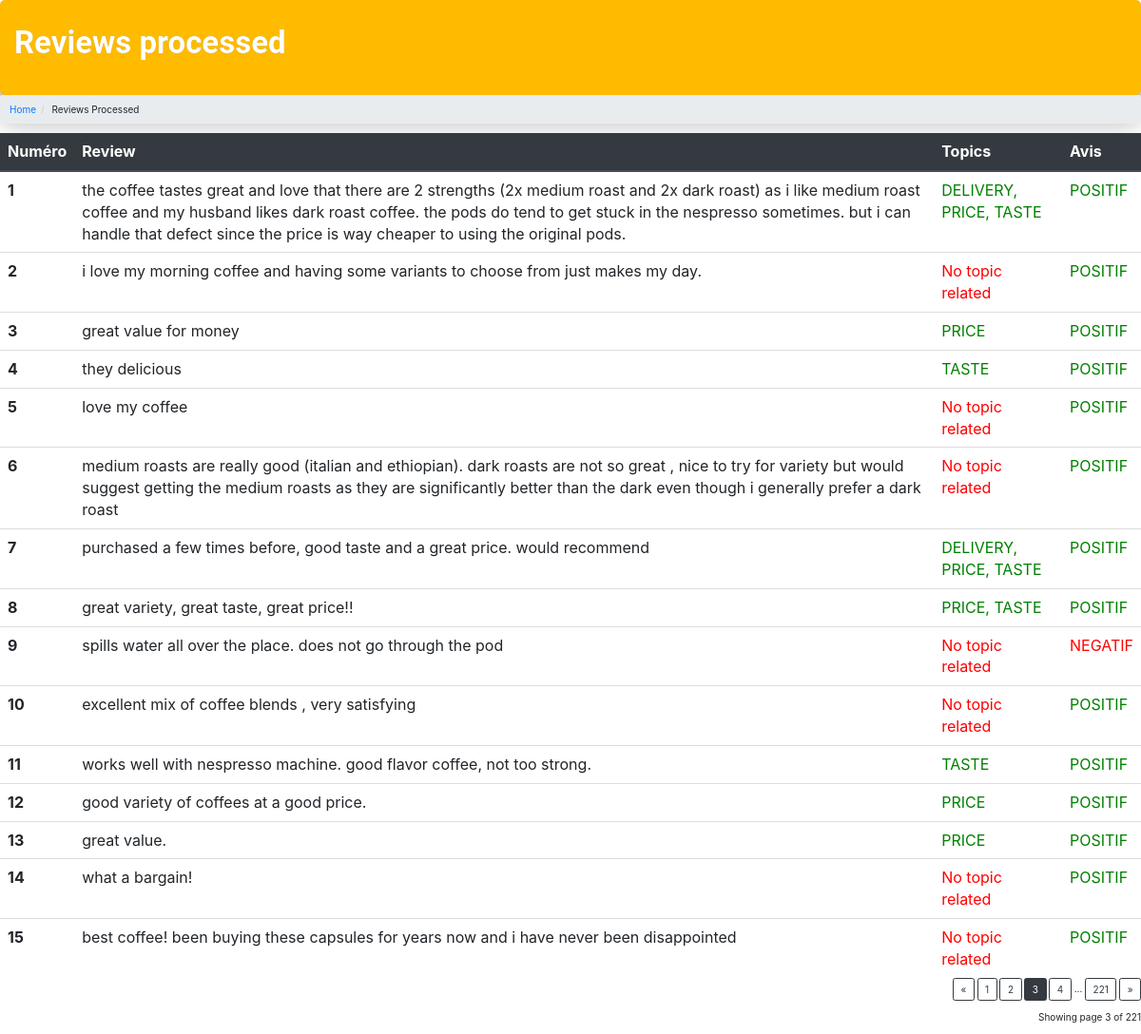
Page /processed_reviews?page=3 on the committed database.
### backend/main.py (models this page shows)
class Reviews(db.Model):
    __tablename__ = 'reviews'
    __table_args__ = {'extend_existing': True}

### backend/main.py (the view)
@app.route('/processed_reviews')
def processed_reviews():
    reviews = Reviews.query.all()
    targets = ['ALLERGENS', 'COMPETITION',
               'DELIVERY', 'PACKAGING', 'PRICE', 'TASTE']
    for review in reviews:
        if review.topic:
            review.topics_str = reduce(
                lambda x, y: x + ', ' + y, [targets[int(topic)-1] for topic in review.topic.split(',')])
        else:
            review.topics_str = "No topic related"
    db.session.flush()
    db.session.commit()
    page = request.args.get('page', 1, type=int)
    processed_reviews = Reviews.query.paginate(
        page=page, per_page=ROWS_PER_PAGE)
    return render_template('processed_reviews.html', processed_reviews=processed_reviews)

### backend/templates/processed_reviews.html (shortened to what this page needs)
<head>
    <link rel="stylesheet" type="text/css" href="{{ url_for('static',filename='stylesheets/style.css')}}">
    <link href="//netdna.bootstrapcdn.com/bootstrap/3.0.0/css/bootstrap.min.css" rel="stylesheet">
    <link rel="stylesheet" href="https://maxcdn.bootstrapcdn.com/bootstrap/3.4.1/css/bootstrap.min.css">
    <link rel="stylesheet" href="https://stackpath.bootstrapcdn.com/bootstrap/4.3.1/css/bootstrap.min.css"
>
</head>
<body>
    <div class=header>
        <div id="head">
            <p>Reviews processed</p>
        </div>
    </div>
    <ul class="breadcrumb">
        <li><a href="http://localhost:4000/">Home</a></li>
        <li>Reviews Processed</li>
    </ul>
    <div class=".table-dark">
        <table class="table table-sm table-borderless mb-0">
            <thead class="thead-dark">
                <tr>
                    <th>Numéro</th>
                    <th>Review</th>
                    <th>Topics</th>
                    <th>Avis</th>
                </tr>
            </thead>
            <tbody>
                {% for review in processed_reviews.items %}
                <tr>
                    <th scope="row">{{ loop.index }}</th>
                    <td>{{ review.review_body}}</td>
                    {%- if review.topics_str == "No topic related" %}
                    {%- set color = "red" %}
                    {%- else %}
                    {%- set color = "green" %}
                    {%- endif %}
                    <td class='{{color}}'>{{ review.topics_str}}</td>
                    {%- if review.score == 1 %}
                    {%- set color = "green" %}
                    {%- set avis = "POSITIF" %}
                    {%- else %}
                    {%- set color = "red" %}
                    {%- set avis = "NEGATIF" %}
                    {%- endif %}
                    <td class="{{color}}">{{ avis}}</td>
                </tr>
                {% endfor %}
            </tbody>
        </table>
    </div>
    <div class="text-right">
        <a href="{{ url_for('processed_reviews', page=processed_reviews.prev_num) }}" class="btn btn-outline-dark
       {% if processed_reviews.page == 1 %}disabled{% endif %}">
            &laquo;
        </a>
        {% for page_num in processed_reviews.iter_pages(left_edge=1, right_edge=1, left_current=1, right_current=2) %}{%
        if page_num %}
        {% if processed_reviews.page == page_num %}
        <a href="{{ url_for('processed_reviews', page=page_num) }}" class="btn btn-dark">
            {{ page_num }}
        </a>
        {% else %}
        <a href="{{ url_for('processed_reviews', page=page_num) }}" class="btn btn-outline-dark">
            {{ page_num }}
        </a>
        {% endif %}
        {% else %}
        ...
        {% endif %}
        {% endfor %} <a href="{{ url_for('processed_reviews', page=processed_reviews.next_num) }}" class="btn btn-outline-dark
       {% if processed_reviews.page == processed_reviews.pages %}disabled{% endif %}">
            &raquo;
        </a>
    </div>
    <p class="text-right mt-3">
        Showing page {{ processed_reviews.page }} of {{ processed_reviews.pages }}
    </p>
</body>
</html>

### backend/static/stylesheets/style.css (style rules this page uses)
.green { color:green; }
.red { color: red; }
body { background: white; }
.header #head p { color: white; }
.header { display: flex; flex-direction: row; justify-content: space-between; width:100%; background-color: #febb00; height: 100px; font-family: "Poppins", Roboto; font-size: 33px; font-weight: 600; text-shadow: 0px 0px 0px rgba(0,0,0,0.3); align-items: center; padding-left: 15px; box-shadow: 0 2.8px 2.2px rgba(0, 0, 0, 0.034), 0 6.7px 5.3px rgba(0, 0, 0, 0.048), 0 12.5px 10px rgba(0, 0, 0, 0.06), 0 22.3px 17.9px rgba(0, 0, 0, 0.072), 0 41.8px 33.4px rgba(0, 0, 0, 0.086), 0 30px 20px rgba(0, 0, 0, 0.12); border-radius: 5px; }

### rows in the picture
Reviews: review_body "the coffee tastes great and love that there are 2 strengths (2x medium roast and 2x dark roast) as i like medium roast coffee and my husband likes dark roast coffee. the pods do tend to get stuck in the nespresso sometimes. but i can handle that defect since the price is way cheaper to using the original pods.", topics_str "DELIVERY, PRICE, TASTE", avis "POSITIF"
Reviews: review_body "i love my morning coffee and having some variants to choose from just makes my day.", topics_str "No topic related", avis "POSITIF"
Reviews: review_body "great value for money", topics_str "PRICE", avis "POSITIF"
Reviews: review_body "they delicious", topics_str "TASTE", avis "POSITIF"
Reviews: review_body "love my coffee", topics_str "No topic related", avis "POSITIF"
Reviews: review_body "medium roasts are really good (italian and ethiopian). dark roasts are not so great , nice to try for variety but would suggest getting the medium roasts as they are significantly better than the dark even though i generally prefer a dark roast", topics_str "No topic related", avis "POSITIF"
Reviews: review_body "purchased a few times before, good taste and a great price. would recommend", topics_str "DELIVERY, PRICE, TASTE", avis "POSITIF"
Reviews: review_body "great variety, great taste, great price!!", topics_str "PRICE, TASTE", avis "POSITIF"
Reviews: review_body "spills water all over the place. does not go through the pod", topics_str "No topic related", avis "NEGATIF"
Reviews: review_body "excellent mix of coffee blends , very satisfying", topics_str "No topic related", avis "POSITIF"
Reviews: review_body "works well with nespresso machine. good flavor coffee, not too strong.", topics_str "TASTE", avis "POSITIF"
Reviews: review_body "good variety of coffees at a good price.", topics_str "PRICE", avis "POSITIF"
Reviews: review_body "great value.", topics_str "PRICE", avis "POSITIF"
Reviews: review_body "what a bargain!", topics_str "No topic related", avis "POSITIF"
Reviews: review_body "best coffee! been buying these capsules for years now and i have never been disappointed", topics_str "No topic related", avis "POSITIF"

### other values in the picture
{{ page_num }} "1" "2" "4" "221"
{{ page_num }} "3"
{{ processed_reviews.page }} "3"
{{ processed_reviews.pages }} "221"
